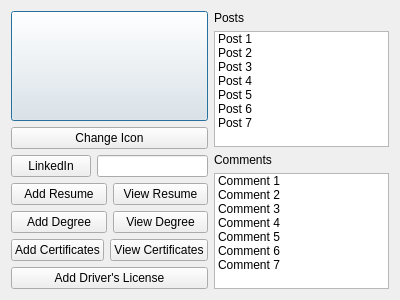
<?xml version="1.0" encoding="UTF-8"?>
<ui version="4.0">
 <class>Profile</class>
 <widget class="QDialog" name="Profile">
  <property name="geometry">
   <rect>
    <x>0</x>
    <y>0</y>
    <width>400</width>
    <height>300</height>
   </rect>
  </property>
  <property name="windowTitle">
   <string>Profile</string>
  </property>
  <layout class="QGridLayout" name="gridLayout">
   <item row="1" column="0">
    <layout class="QHBoxLayout" name="horizontalLayout_8">
     <item>
      <layout class="QVBoxLayout" name="verticalLayout_5">
       <item>
        <layout class="QVBoxLayout" name="verticalLayout_4">
         <item>
          <widget class="QPushButton" name="pushButton_profilePic">
           <property name="sizePolicy">
            <sizepolicy hsizetype="Minimum" vsizetype="Minimum">
             <horstretch>0</horstretch>
             <verstretch>0</verstretch>
            </sizepolicy>
           </property>
           <property name="text">
            <string/>
           </property>
          </widget>
         </item>
         <item>
          <widget class="QPushButton" name="pushButton">
           <property name="text">
            <string>Change Icon</string>
           </property>
          </widget>
         </item>
         <item>
          <layout class="QVBoxLayout" name="verticalLayout">
           <item>
            <layout class="QHBoxLayout" name="horizontalLayout">
             <item>
              <widget class="QPushButton" name="pushButton_LinkedInBtn">
               <property name="sizePolicy">
                <sizepolicy hsizetype="Maximum" vsizetype="Fixed">
                 <horstretch>0</horstretch>
                 <verstretch>0</verstretch>
                </sizepolicy>
               </property>
               <property name="text">
                <string>LinkedIn</string>
               </property>
              </widget>
             </item>
             <item>
              <widget class="QLineEdit" name="lineEdit_LinkedInLine">
               <property name="sizePolicy">
                <sizepolicy hsizetype="Expanding" vsizetype="Fixed">
                 <horstretch>0</horstretch>
                 <verstretch>0</verstretch>
                </sizepolicy>
               </property>
              </widget>
             </item>
            </layout>
           </item>
           <item>
            <layout class="QHBoxLayout" name="horizontalLayout_2">
             <item>
              <widget class="QPushButton" name="pushButton_AddResume">
               <property name="text">
                <string>Add Resume</string>
               </property>
              </widget>
             </item>
             <item>
              <widget class="QPushButton" name="pushButton_ViewResume">
               <property name="text">
                <string>View Resume</string>
               </property>
              </widget>
             </item>
            </layout>
           </item>
           <item>
            <layout class="QHBoxLayout" name="horizontalLayout_3">
             <item>
              <widget class="QPushButton" name="pushButton_AddDegree">
               <property name="text">
                <string>Add Degree</string>
               </property>
              </widget>
             </item>
             <item>
              <widget class="QPushButton" name="pushButton_ViewDegree">
               <property name="text">
                <string>View Degree</string>
               </property>
              </widget>
             </item>
            </layout>
           </item>
           <item>
            <layout class="QHBoxLayout" name="horizontalLayout_4">
             <item>
              <widget class="QPushButton" name="pushButton_AddCertificates">
               <property name="text">
                <string>Add Certificates</string>
               </property>
              </widget>
             </item>
             <item>
              <widget class="QPushButton" name="pushButton_ViewCertificates">
               <property name="text">
                <string>View Certificates</string>
               </property>
              </widget>
             </item>
            </layout>
           </item>
           <item>
            <widget class="QPushButton" name="pushButton_AddDriverLicense">
             <property name="text">
              <string>Add Driver's License</string>
             </property>
            </widget>
           </item>
          </layout>
         </item>
        </layout>
       </item>
      </layout>
     </item>
     <item>
      <layout class="QVBoxLayout" name="verticalLayout_7">
       <item>
        <widget class="QLabel" name="label">
         <property name="text">
          <string>Posts</string>
         </property>
        </widget>
       </item>
       <item>
        <widget class="QListWidget" name="listWidget_postsFromProfile">
         <item>
          <property name="text">
           <string>Post 1</string>
          </property>
         </item>
         <item>
          <property name="text">
           <string>Post 2</string>
          </property>
         </item>
         <item>
          <property name="text">
           <string>Post 3</string>
          </property>
         </item>
         <item>
          <property name="text">
           <string>Post 4</string>
          </property>
         </item>
         <item>
          <property name="text">
           <string>Post 5</string>
          </property>
         </item>
         <item>
          <property name="text">
           <string>Post 6</string>
          </property>
         </item>
         <item>
          <property name="text">
           <string>Post 7</string>
          </property>
         </item>
        </widget>
       </item>
       <item>
        <widget class="QLabel" name="label_2">
         <property name="text">
          <string>Comments</string>
         </property>
        </widget>
       </item>
       <item>
        <widget class="QListWidget" name="listWidget_commentsFromProfile">
         <item>
          <property name="text">
           <string>Comment 1</string>
          </property>
         </item>
         <item>
          <property name="text">
           <string>Comment 2</string>
          </property>
         </item>
         <item>
          <property name="text">
           <string>Comment 3</string>
          </property>
         </item>
         <item>
          <property name="text">
           <string>Comment 4</string>
          </property>
         </item>
         <item>
          <property name="text">
           <string>Comment 5</string>
          </property>
         </item>
         <item>
          <property name="text">
           <string>Comment 6</string>
          </property>
         </item>
         <item>
          <property name="text">
           <string>Comment 7</string>
          </property>
         </item>
        </widget>
       </item>
      </layout>
     </item>
    </layout>
   </item>
  </layout>
 </widget>
 <resources/>
 <connections/>
</ui>
